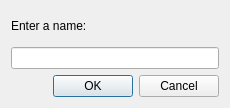
<?xml version="1.0" encoding="UTF-8"?>
<ui version="4.0">
 <class>NameDialog</class>
 <widget class="QDialog" name="NameDialog">
  <property name="geometry">
   <rect>
    <x>0</x>
    <y>0</y>
    <width>230</width>
    <height>108</height>
   </rect>
  </property>
  <property name="windowTitle">
   <string>Stack name</string>
  </property>
  <layout class="QVBoxLayout" name="verticalLayout">
   <item>
    <widget class="QLabel" name="label">
     <property name="text">
      <string>Enter a name:</string>
     </property>
    </widget>
   </item>
   <item>
    <widget class="QLineEdit" name="lineEdit"/>
   </item>
   <item>
    <widget class="QDialogButtonBox" name="buttonBox">
     <property name="orientation">
      <enum>Qt::Horizontal</enum>
     </property>
     <property name="standardButtons">
      <set>QDialogButtonBox::Cancel|QDialogButtonBox::Ok</set>
     </property>
    </widget>
   </item>
  </layout>
 </widget>
 <resources/>
 <connections>
  <connection>
   <sender>buttonBox</sender>
   <signal>accepted()</signal>
   <receiver>NameDialog</receiver>
   <slot>accept()</slot>
   <hints>
    <hint type="sourcelabel">
     <x>248</x>
     <y>254</y>
    </hint>
    <hint type="destinationlabel">
     <x>157</x>
     <y>274</y>
    </hint>
   </hints>
  </connection>
  <connection>
   <sender>buttonBox</sender>
   <signal>rejected()</signal>
   <receiver>NameDialog</receiver>
   <slot>reject()</slot>
   <hints>
    <hint type="sourcelabel">
     <x>316</x>
     <y>260</y>
    </hint>
    <hint type="destinationlabel">
     <x>286</x>
     <y>274</y>
    </hint>
   </hints>
  </connection>
 </connections>
</ui>
